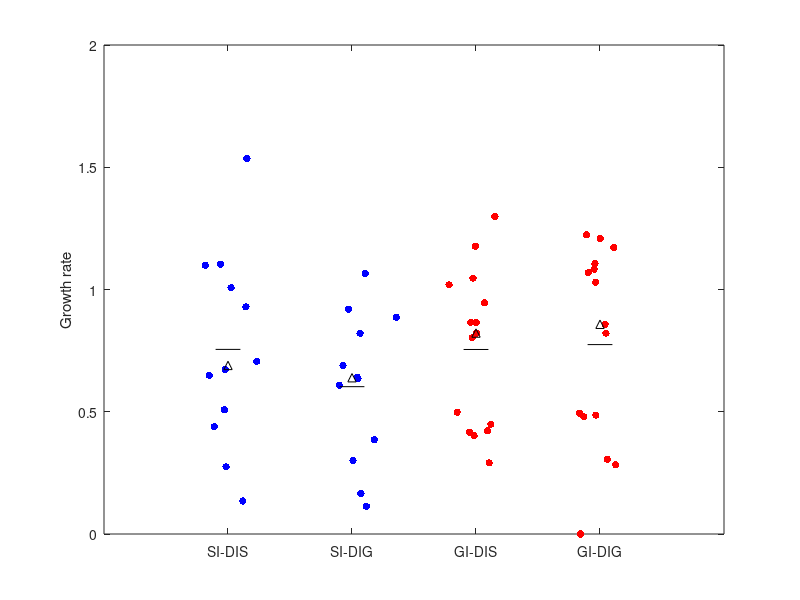
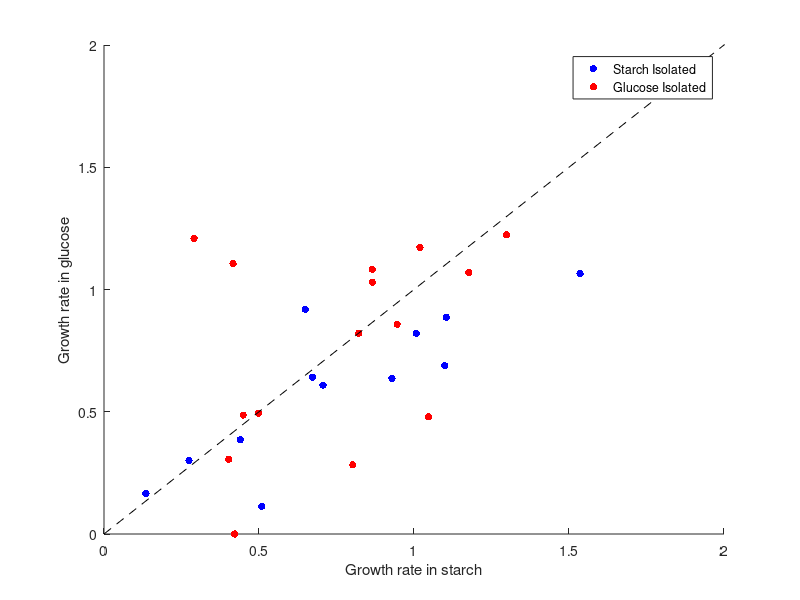
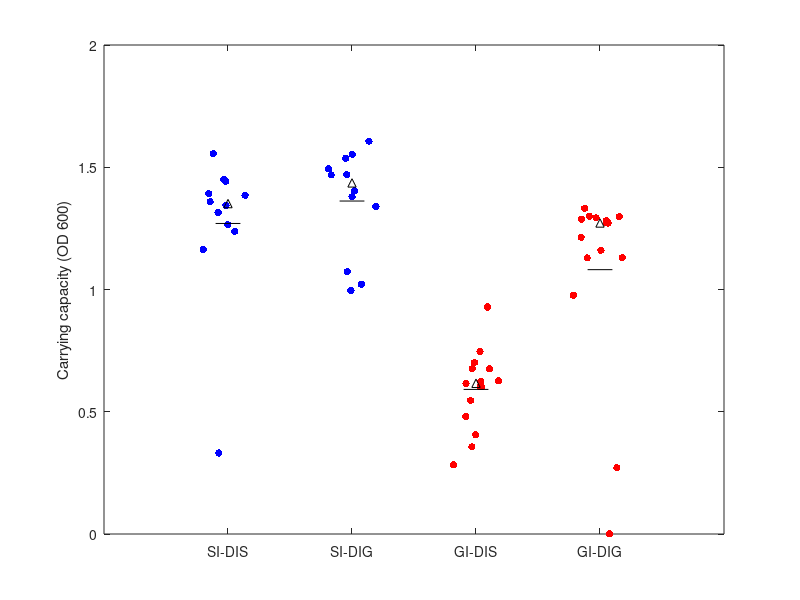
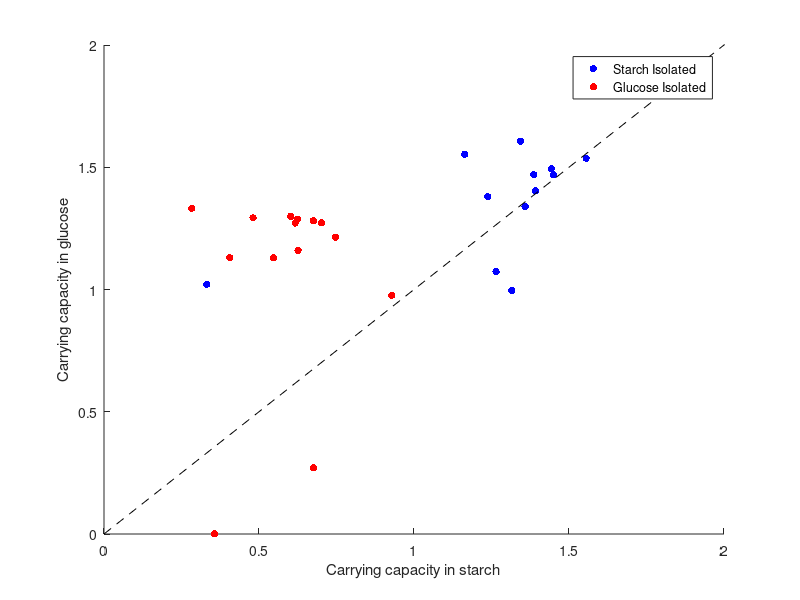

Here is the MATLAB script that generated these plots, in order:
clear

%% Growth rate

%Growth rates for isolates (16S seq) in starch (GIS) and glucose (GIG)
SI_GIS = [0.13505 0.50865 0.67235 0.64915 0.70645 1.5358 0.4395 1.1042 1.00745 0.27445 1.0992 0.9286];
SI_GIG = [0.16555 0.1128 0.64185 0.9193 0.6091 1.06505 0.38515 0.88655 0.821 0.30035 0.68825 0.6363];
GI_GIS = [0.86545 0.4216 1.0467 0.94565 1.1768 0.8025 1.019 0.4165 0.8653 0.82175 0.40215 1.2984 0.29075 0.44915 0.49845];
GI_GIG = [1.03025 0 0.47945 0.85765 1.0691 0.2827 1.1723 1.1061 1.08285 0.8214 0.3058 1.2232 1.20885 0.4865 0.4937];

%Figure 3A
jt = 0.1;
figure (1)
plot(1+jt*randn(1,length(SI_GIS)),SI_GIS,'b.','MarkerSize',16) % plot jittered data points
hold on
plot([1-jt, 1+jt], mean(SI_GIS)*[1,1],'k') % mark mean
plot(1, median(SI_GIS),'k^') % mark median
plot(2+jt*randn(1,length(SI_GIG)),SI_GIG,'b.','MarkerSize',16) % plot jittered data points
plot([2-jt, 2+jt], mean(SI_GIG)*[1,1],'k') % mark mean
plot(2, median(SI_GIG),'k^') % mark median
plot(3+jt*randn(1,length(GI_GIS)),GI_GIS,'r.','MarkerSize',16) % plot jittered data points
plot([3-jt, 3+jt], mean(GI_GIS)*[1,1],'k') % mark mean
plot(3, median(GI_GIS),'k^') % mark median
plot(4+jt*randn(1,length(GI_GIG)),GI_GIG,'r.','MarkerSize',16) % plot jittered data points
plot([4-jt, 4+jt], mean(GI_GIG)*[1,1],'k') % mark mean
plot(4, median(GI_GIG),'k^') % mark median
set(gca,'XTick',[1 2 3 4],'XTickLabel',{'SI-DIS','SI-DIG','GI-DIS','GI-DIG'})
ylabel('Growth rate')
xlim([0 5])
ylim([0 2])

figure(2)
hold on
plot(SI_GIS, SI_GIG, 'b.', 'MarkerSize',16)
plot(GI_GIS, GI_GIG, 'r.', 'MarkerSize', 16)
x = linspace(0,100);
y = linspace(0,100);
plot(x, y, 'k--');
xlabel('Growth rate in starch')
ylabel('Growth rate in glucose')
xlim([0 2])
ylim([0 2])
legend('Starch Isolated', 'Glucose Isolated')
hold off


% compare SI_DIS and SI_DIG
pSS_SG = ranksum(SI_GIS,SI_GIG)
% compare SI_DIS and GI_DIS
pSS_GS = ranksum(SI_GIS,GI_GIS)
% compare SI_DIS and GI_DIG
pSS_GG = ranksum(SI_GIS,GI_GIG)
% compare SI_DIG and GI_DIS
pSG_GS = ranksum(SI_GIG,GI_GIS)
% compare SI_DIG and GI_DIG
pSG_GG = ranksum(SI_GIG,GI_GIG)
% compare GI_DIS and GI_DIG
pGS_GG = ranksum(GI_GIS,GI_GIG)


%% Carrying capacity 

%Carrying capacities for isolates (16S seq) in starch (IS) and glucose (IG)
SI_IS = [1.3151 1.2649 1.3858 1.4498 1.1636 1.344 1.2378 1.55535 1.443 0.33125 1.392 1.35865];
SI_IG = [0.996 1.07315 1.4699 1.4685 1.55325 1.60685 1.3794 1.5371 1.4935 1.02125 1.4034 1.33975];
GI_IS = [0.7465 0.35625 0.9284 0.54625 0.602 0.676 0.60225 0.626 0.62425 0.70135 0.61635 0.67555 0.48075 0.28315 0.4055];
GI_IG = [1.2139 0.0005 0.97615 1.129 1.298 0.2709 1.29985 1.1604 1.28755 1.2725 1.272 1.28135 1.293 1.332 1.13015];

%Figure 3B
jt = 0.1;
figure (3)
plot(1+jt*randn(1,length(SI_IS)),SI_IS,'b.','MarkerSize',16) % plot jittered data points
hold on
plot([1-jt, 1+jt], mean(SI_IS)*[1,1],'k') % mark mean
plot(1, median(SI_IS),'k^') % mark median
plot(2+jt*randn(1,length(SI_IG)),SI_IG,'b.','MarkerSize',16) % plot jittered data points
plot([2-jt, 2+jt], mean(SI_IG)*[1,1],'k') % mark mean
plot(2, median(SI_IG),'k^') % mark median
plot(3+jt*randn(1,length(GI_IS)),GI_IS,'r.','MarkerSize',16) % plot jittered data points
plot([3-jt, 3+jt], mean(GI_IS)*[1,1],'k') % mark mean
plot(3, median(GI_IS),'k^') % mark median
plot(4+jt*randn(1,length(GI_IG)),GI_IG,'r.','MarkerSize',16) % plot jittered data points
plot([4-jt, 4+jt], mean(GI_IG)*[1,1],'k') % mark mean
plot(4, median(GI_IG),'k^') % mark median
set(gca,'XTick',[1 2 3 4],'XTickLabel',{'SI-DIS','SI-DIG','GI-DIS','GI-DIG'})
ylabel('Carrying capacity (OD 600)')
xlim([0 5])
ylim([0 2])

figure(4)
hold on
plot(SI_IS, SI_IG, 'b.', 'MarkerSize',16)
plot(GI_IS, GI_IG, 'r.', 'MarkerSize', 16)
x = linspace(0,100);
y = linspace(0,100);
plot(x, y, 'k--');
xlabel('Carrying capacity in starch')
ylabel('Carrying capacity in glucose')
xlim([0 2])
ylim([0 2])
legend('Starch Isolated', 'Glucose Isolated')
hold off


% compare SI_DIS and SI_DIG
cSS_SG = ranksum(SI_IS,SI_IG)
% compare SI_DIS and GI_DIS
cSS_GS = ranksum(SI_IS,GI_IS)
% compare SI_DIS and GI_DIG
cSS_GG = ranksum(SI_IS,GI_IG)
% compare SI_DIG and GI_DIS
cSG_GS = ranksum(SI_IG,GI_IS)
% compare SI_DIG and GI_DIG
cSG_GG = ranksum(SI_IG,GI_IG)
% compare GI_DIS and GI_DIG
cGS_GG = ranksum(GI_IS,GI_IG)
